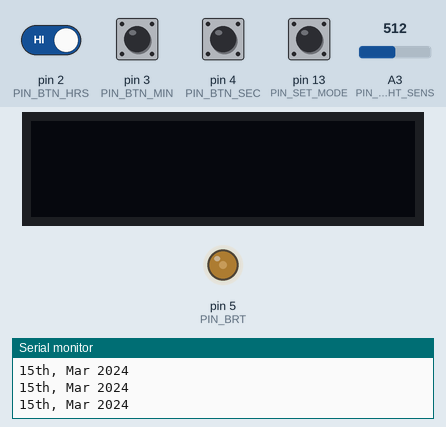
This sketch was run on a simulated Arduino Uno, built with avr-gcc and run on an emulated ATmega328P. On the bench: 128×32 one-colour display, output pins drawn as LEDs (lit = HIGH), the last lines printed to the serial monitor. Inputs (shaded band) come from the test bench; at power-on: pin 2 (PIN_BTN_HRS), pin 3 (PIN_BTN_MIN), pin 4 (PIN_BTN_SEC) HIGH, pin 13 (PIN_SET_MODE) LOW, A3 (PIN_LIGHT_SENS) = 512. The local clock reads 2024-03-15 10:24:30 at power-on unless the sketch sets it; pins used as bus, display or sensor lines are not drawn.

Above: at 1.2 s.
1.3 s: A3 (PIN_LIGHT_SENS) set to 716
At 2.1 s:
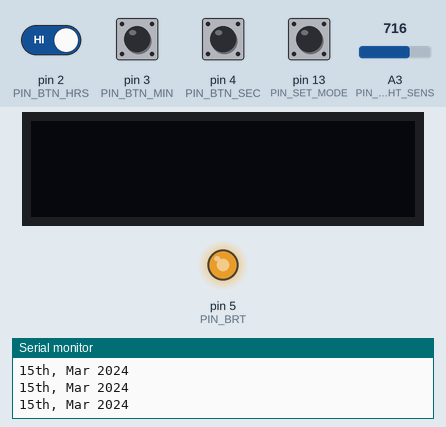
2.8 s: pin 3 (PIN_BTN_MIN) pulled LOW for 0.15 s
4.8 s: pin 3 (PIN_BTN_MIN) pulled LOW for 1 s
7.3 s: pin 2 (PIN_BTN_HRS) driven LOW and pin 3 (PIN_BTN_MIN) driven LOW
10.3 s: pin 2 (PIN_BTN_HRS) driven HIGH
12.2 s: pin 2 (PIN_BTN_HRS) driven LOW
Timing chart, 0 to 15.2 s (numbered marks = the images above; inputs shaded):
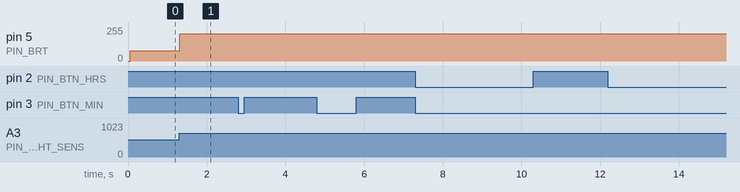

Measured:
- after the input at 1.3 s, pin 5 (PIN_BRT): 78/255 → 203/255 at once

The sketch:

Main_Board.ino
```cpp
#include <Wire.h>
#include "RTClib.h"
#include <Adafruit_SSD1306.h>

#define PIN_COL_A 8
#define PIN_COL_B 7
#define PIN_COL_C 6
#define PIN_ROW_1 12
#define PIN_ROW_2 11
#define PIN_ROW_4 10
#define PIN_ROW_8 9
#define PIN_BTN_HRS 2
#define PIN_BTN_MIN 3
#define PIN_BTN_SEC 4
#define PIN_SET_MODE 13
#define PIN_BRT 5
#define PIN_LIGHT_SENS A3

#define MODE_SET_TIME = 1
#define MODE_SET_DATE = 0

const char* MONTHS[12] = {"Jan", "Feb", "Mar", "Apr", "May", "Jun",
                          "Jul", "Aug", "Sep", "Oct", "Nov", "Dec"};
const char* ORDS[31] = {"st", "nd", "rd", "th", "th", "th", "th", "th", "th", "th",
                        "th", "th", "th", "th", "th", "th", "th", "th", "th", "th",
                        "st", "nd", "rd", "th", "th", "th", "th", "th", "th", "th",
                        "st"};

int hrs = 0,
    mins = 0,
    secs = 0,
    y = 2000,
    m = 1,
    d = 1;

RTC_PCF8523 rtc;

#define OLED_RESET 4
#define SCREEN_WIDTH 128 // OLED display width, in pixels
#define SCREEN_HEIGHT 32 // OLED display height, in pixels

Adafruit_SSD1306 display(SCREEN_WIDTH, SCREEN_HEIGHT, &Wire, OLED_RESET);

unsigned long lastUpdate = 0;
unsigned long lastHrsPressed = 0;
unsigned long lastMinsPressed = 0;
unsigned long lastSecsPressed = 0;

void setup() {
  Serial.begin(9600);
  Serial.print("Starting ...\n");

  pinMode(PIN_COL_A, OUTPUT);
  pinMode(PIN_COL_B, OUTPUT);
  pinMode(PIN_COL_C, OUTPUT);
  pinMode(PIN_ROW_1, OUTPUT);
  pinMode(PIN_ROW_2, OUTPUT);
  pinMode(PIN_ROW_4, OUTPUT);
  pinMode(PIN_ROW_8, OUTPUT);
  pinMode(PIN_BTN_HRS, INPUT_PULLUP);
  pinMode(PIN_BTN_MIN, INPUT_PULLUP);
  pinMode(PIN_BTN_SEC, INPUT_PULLUP);
  pinMode(PIN_SET_MODE, INPUT);
  pinMode(PIN_BRT, OUTPUT);

  if (!rtc.begin()) {
    while (1);
  }

  if (!rtc.initialized()) {
    rtc.adjust(DateTime(F(__DATE__), F(__TIME__)));
  }

  // SSD1306_SWITCHCAPVCC = generate display voltage from 3.3V internally
  display.begin(SSD1306_SWITCHCAPVCC, 0x3C);
  display.clearDisplay();
  display.display();

  analogWrite(PIN_BRT, 0);
}

void loop() {
  unsigned long now = millis();
  bool setDate = digitalRead(PIN_SET_MODE) == LOW;

  if (digitalRead(PIN_BTN_HRS) == LOW) {
    if ((now - lastHrsPressed) > 250) {
      if (setDate) {
        d = incrementDays();
      } else {
        hrs = incrementHrs();
      }
      lastHrsPressed = now;
    }
  } else if (digitalRead(PIN_BTN_MIN) == LOW) {
    if ((now - lastMinsPressed) > 250) {
      if (setDate) {
        m = incrementMonths();
      } else {
        mins = incrementMins();
      }
      lastMinsPressed = now;
    }
  } else if (digitalRead(PIN_BTN_SEC) == LOW) {
    if (setDate) {
      if ((now - lastSecsPressed) > 250) {
        y = incrementYears();
        lastSecsPressed = now;
      }
    } else {
      secs = resetSeconds();
    }
  }

  if ((now - lastUpdate) > 200) {
    lastUpdate = now;
    DateTime rtcNow = rtc.now();
    hrs = rtcNow.hour();
    mins = rtcNow.minute();
    secs = rtcNow.second();
    y = rtcNow.year();
    m = rtcNow.month();
    d = rtcNow.day();

//    Serial.print(hrs, DEC);
//    Serial.print(":");
//    Serial.print(mins, DEC);
//    Serial.print(":");
//    Serial.print(secs, DEC);
//    Serial.println();
    displayExtra(y, m, d, hrs, mins, secs);
  }

  displayTime(hrs, mins, secs);

  //Serial.println(digitalRead(PIN_SET_MODE));

  int lightVal = analogRead(PIN_LIGHT_SENS);
  lightVal = constrain(lightVal, 300, 800);
  lightVal = map(lightVal, 400, 800, 10, 255);
  analogWrite(PIN_BRT, lightVal);
}

int incrementDays() {
  DateTime now = rtc.now();
  int newDay = now.day() + 1;
  if (newDay > 31) newDay = 1;
  rtc.adjust(DateTime(now.year(), now.month(), newDay, now.hour(), now.minute(), now.second()));
  return newDay;
}

int incrementMonths() {
  DateTime now = rtc.now();
  int newMonth = now.month() + 1;
  if (newMonth > 12) newMonth = 1;
  rtc.adjust(DateTime(now.year(), newMonth, now.day(), now.hour(), now.minute(), now.second()));
  return newMonth;
}

int incrementYears() {
  DateTime now = rtc.now();
  int newYear = now.year() + 1;
  if (newYear > 2100) newYear = 2000;
  rtc.adjust(DateTime(newYear, now.month(), now.day(), now.hour(), now.minute(), now.second()));
  return newYear;
}

int incrementHrs() {
  DateTime now = rtc.now();
  int newHr = now.hour() + 1;
  if (newHr > 23) newHr = 0;
  rtc.adjust(DateTime(now.year(), now.month(), now.day(), newHr, now.minute(), now.second()));
  return newHr;
}

int incrementMins() {
  DateTime now = rtc.now();
  int newMin = now.minute() + 1;
  if (newMin > 59) newMin = 0;
  rtc.adjust(DateTime(now.year(), now.month(), now.day(), now.hour(), newMin, now.second()));
  return newMin;
}

int resetSeconds() {
  DateTime now = rtc.now();
  rtc.adjust(DateTime(now.year(), now.month(), now.day(), now.hour(), now.minute(), 0));
  return 0;
}

void displayTime(int hrs, int mins, int secs) {
  int digits[6] = {
    secs % 10,
    secs / 10,
    mins % 10,
    mins / 10,
    hrs % 10,
    hrs / 10
  };

  for (int i = 0; i < 6; i++) {
    // Blank the output
    digitalWrite(PIN_ROW_1, LOW);
    digitalWrite(PIN_ROW_2, LOW);
    digitalWrite(PIN_ROW_4, LOW);
    digitalWrite(PIN_ROW_8, LOW);

    // Set the active column
    digitalWrite(PIN_COL_A, (i >> 0) & 1);
    digitalWrite(PIN_COL_B, (i >> 1) & 1);
    digitalWrite(PIN_COL_C, (i >> 2) & 1);

    // Set the rows with the current digit
    digitalWrite(PIN_ROW_1, (digits[i] >> 0) & 1);
    digitalWrite(PIN_ROW_2, (digits[i] >> 1) & 1);
    digitalWrite(PIN_ROW_4, (digits[i] >> 2) & 1);
    digitalWrite(PIN_ROW_8, (digits[i] >> 3) & 1);

    delay(3);
  }
}

void displayExtra(int y, int m, int d, int hrs, int mins, int secs) {
  char timeStr[10],
       dateStr[20];

  sprintf(timeStr, "%02d:%02d:%02d", hrs, mins, secs);
  sprintf(dateStr, "%d%s %s, %d", d, ORDS[d-1], MONTHS[m-1], y);
  Serial.print(d, DEC);
  Serial.print(ORDS[d-1]);
  Serial.print(", ");
  Serial.print(MONTHS[m-1]);
  Serial.print(" ");
  Serial.print(y, DEC);
  Serial.print("\n");
}
```
